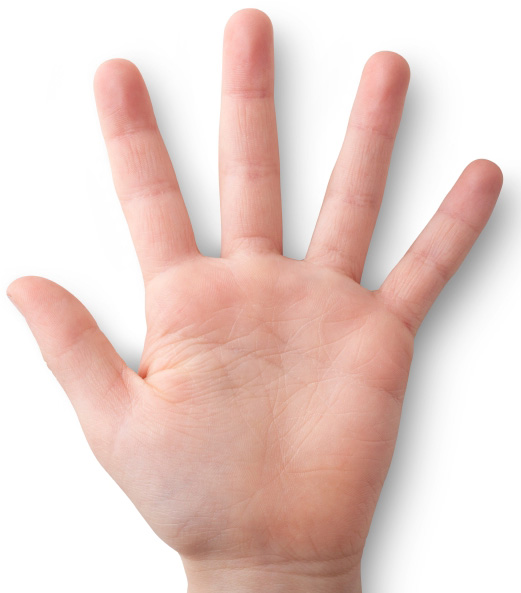
//> input picture hand.jpg, 521 x 593 px
$ ./cw3   (built with g++ and OpenCV 4)
//> lines starting //> are read from the running program, lines starting //| are printed output that depends on the picture
#include <opencv2/imgproc/imgproc.hpp> // Gaussian Blur
#include <opencv2/core/core.hpp>       // Basic OpenCV structures (cv::Mat, Scalar)
#include <opencv2/highgui/highgui.hpp>
#include <stdio.h>
#include <math.h>
#include <iostream>

using namespace std;
using namespace cv;

#define WINDOW_NAME "wykrywanie krawedzi"

void detectEdges(Mat_<uchar> &peppersPixels, Mat_<uchar> &handEdgesMergedPixels, int binThreshold = -1);
struct thresholdCallbackParams
{
    thresholdCallbackParams(Mat_<uchar> &in, Mat_<uchar> &out)
    {
        this->in = in;
        this->out = out;
    }

    Mat_<uchar> in;
    Mat_<uchar> out;
};

int main()
{
    // Stworzenie okna w którym przechwycone obrazy będą wyświetlane
    cvNamedWindow(WINDOW_NAME, CV_WINDOW_AUTOSIZE);

    // Pobranie obrazu
    Mat imagePeppers = imread("hand.jpg", CV_LOAD_IMAGE_GRAYSCALE);
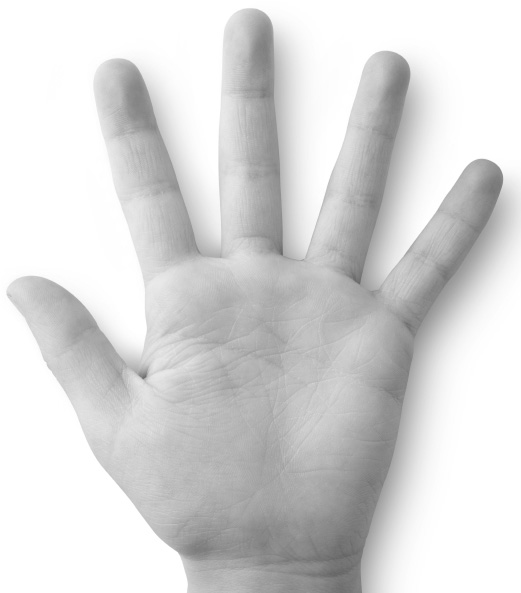
//> imagePeppers: 593 rows x 521 cols, CV_8UC1; min 101, max 255, mean 215.7

    // Utworzenie obiektu przechowującego obraz z wyznaczonymi krawędziami
    Mat handEdgesMerged = imagePeppers.clone();

    // Uzyskanie macierzy pikseli na podstawie obiektów Mat
    Mat_<uchar> handPixels = imagePeppers;
    Mat_<uchar> handEdgesMergedPixels = handEdgesMerged;

    // Wykrywanie krawędzi
    detectEdges(handPixels, handEdgesMergedPixels);

    // Wyświetlanie obrazu
    imshow(WINDOW_NAME, handEdgesMerged);

    createTrackbar(
        "threshold", WINDOW_NAME, nullptr, 254, [](int v, void *d) {
            auto data = *static_cast<thresholdCallbackParams *>(d);
            detectEdges(data.in, data.out, v);
            imshow(WINDOW_NAME, data.out);
        },
        new thresholdCallbackParams(handPixels, handEdgesMergedPixels));

    // Oczekiwanie na wciśnięcie klawisza Esc lub Enter
    char key;
    do
        key = cvWaitKey(1);
    while (key != 27 && key != 13);

    // Niszczenie okna
    cvDestroyWindow("Wykrywanie krawędzi");
    return 0;
}

//metoda uzywana do replikacji krawędzi aaaa|abcdefg|gggg
//ogranicza wybierany indeks elementu w tablicy do wartości  min <= val <= max
int between(int min, int v, int max) { return v <= min ? min : v >= max ? max : v; }

#define MASK_SIZE 3
Mat_<int> maskVertical = (Mat_<int>(MASK_SIZE, MASK_SIZE) << -1, 0, 1, -2, 0, 2, -1, 0, 1);
Mat_<int> maskHorizontal = (Mat_<int>(MASK_SIZE, MASK_SIZE) << 1, 2, 1, 0, 0, 0, -1, -2, -1);

void detectEdges(Mat_<uchar> &handPixels, Mat_<uchar> &handEdgesMergedPixels, int binThreshold)
{
//> called with binThreshold = -1
    /* Funkcja wyznaczająca krawędzie za pomocą maski morfologicznej podanej przez prowadzącego.
	Wyznaczane są najpierw krawędzie pionowe, później poziome. Następnie wykonywane jest scalenie
	krawędzi pionowych i poziomych, przeskalowanie obrazu scalonego do zakresu 0-255 oraz binaryzacja
	z eksperymentalnie dobranym progiem.
	Wynikowy obraz zostaje zapisany w handEdgesMergedPixels.*/

    // Utworzenie obiektów przechowujących obrazy z wyznaczonymi krawędziami: pionowymi i poziomymi
    Mat handEdgesVertical = handPixels.clone();
    Mat handEdgesHorizontal = handPixels.clone();

    // Uzyskanie macierzy pikseli na podstawie obiektów Mat
    Mat_<int> handEdgesVerticalPixels = handEdgesVertical;
    Mat_<int> handEdgesHorizontalPixels = handEdgesHorizontal;

    //metoda do obliczenia wartości piksela przy użyciu maski
    auto edges = [](Mat_<uchar> &src, Mat_<int> mask, int y, int x) -> int {
        //s - suma pikseli dookoła,
        //r - radius - promień maski (dla 3x3 promieniem jest 1, 5x5 -> 2, itd..)
        int s = 0, r = MASK_SIZE / 2;
        for (int i = -r; i <= r; ++i)
            for (int j = -r; j <= r; ++j)
                s += src[between(0, y + i, src.rows - 1)][between(0, x + j, src.cols - 1)] * mask[i + r][j + r];
        return s;
    };

    //s(z)kalowanie tak jak podano w pdf-ie
    auto scale = [](Mat img, auto from, auto to) -> Mat {
        double min, max;
        minMaxLoc(img, &min, &max);
        return (img - min) * (to - from) / (max - min);
    };

    //binaryzacja
    auto binarize = [](Mat_<uchar> &img, auto threshold) {
        for (int y = 0; y < img.rows; y++)
            for (int x = 0; x < img.cols; x++)
                img[y][x] = img[y][x] >= threshold ? 255 : 0;
    };

    for (int y = 0; y < handPixels.rows; y++)
        for (int x = 0; x < handPixels.cols; x++)
        {
            handEdgesVerticalPixels[y][x] = edges(handPixels, maskVertical, y, x);
            handEdgesHorizontalPixels[y][x] = edges(handPixels, maskHorizontal, y, x);
        }
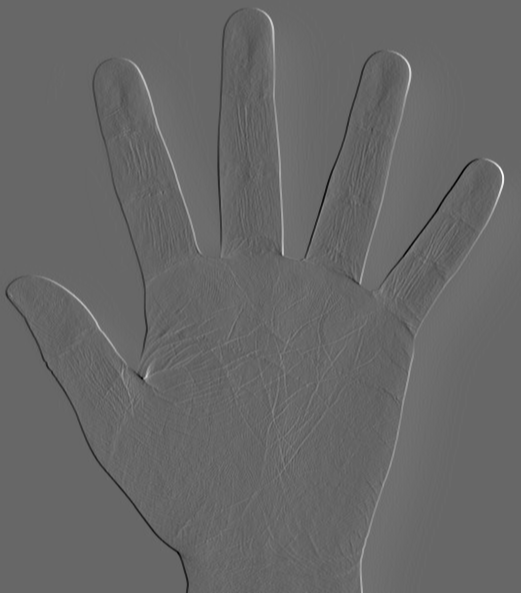
//> handEdgesVerticalPixels: 593 rows x 521 cols, CV_32SC1; min -289, max 421, mean 0; drawn with min black and max white
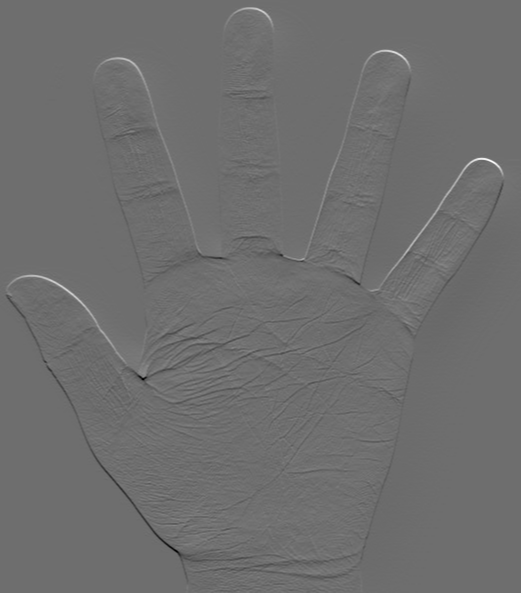
//> handEdgesHorizontalPixels: 593 rows x 521 cols, CV_32SC1; min -292, max 383, mean 0.5; drawn with min black and max white
//> after the loop, maskVertical = [[-1, 0, 1], [-2, 0, 2], [-1, 0, 1]]; maskHorizontal = [[1, 2, 1], [0, 0, 0], [-1, -2, -1]]

    handEdgesMergedPixels = scale(abs(handEdgesHorizontalPixels) + abs(handEdgesVerticalPixels), 0, 255);
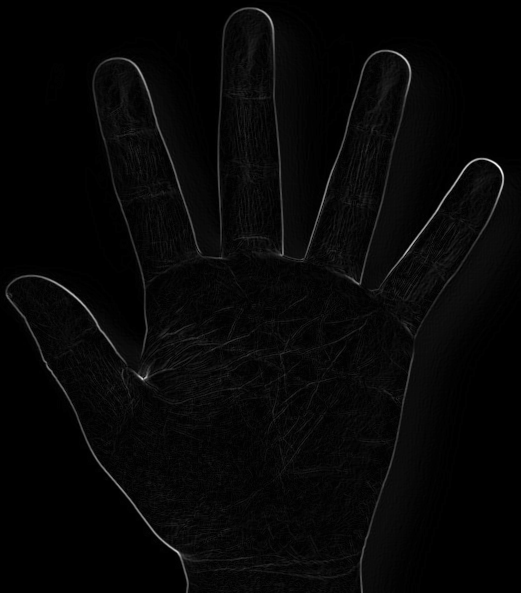
//> handEdgesMergedPixels: 593 rows x 521 cols, CV_8UC1; min 0, max 255, mean 6.5
//> the Esc key is pressed

    if (binThreshold > 0)
        binarize(handEdgesMergedPixels, binThreshold);
}

$ run again, with fruits.jpg copied over hand.jpg
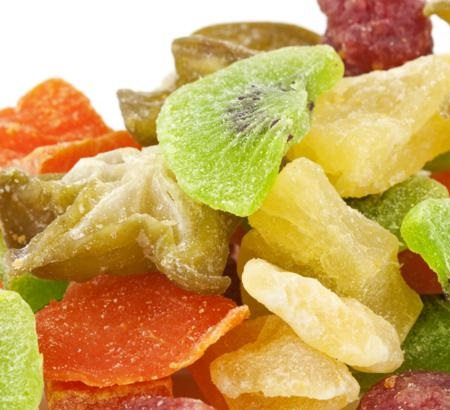
//> input picture fruits.jpg, 450 x 410 px
//> after the loop in detectEdges, `for (int y = 0; y < handPixels.rows; y++)`:
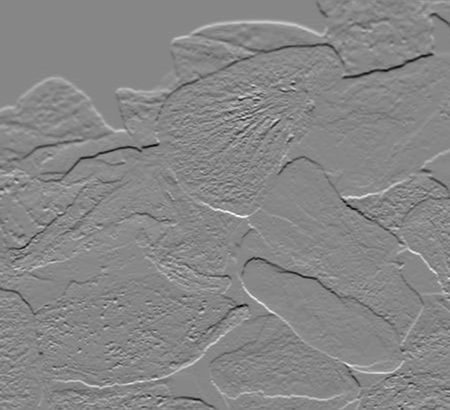
//> handEdgesHorizontalPixels: 410 rows x 450 cols, CV_32SC1; min -590, max 528, mean 1.7; drawn with min black and max white
//> after the loop in detectEdges, `for (int y = 0; y < handPixels.rows; y++)`: maskVertical = [[-1, 0, 1], [-2, 0, 2], [-1, 0, 1]]; maskHorizontal = [[1, 2, 1], [0, 0, 0], [-1, -2, -1]]
//> in detectEdges, `handEdgesMergedPixels = scale(abs(handEdgesHorizontalPixels) + abs(han..`:
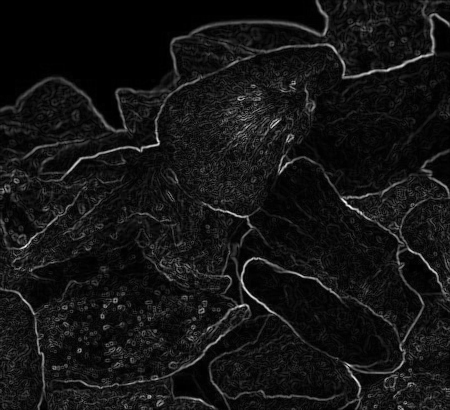
//> handEdgesMergedPixels: 410 rows x 450 cols, CV_8UC1; min 0, max 255, mean 20
